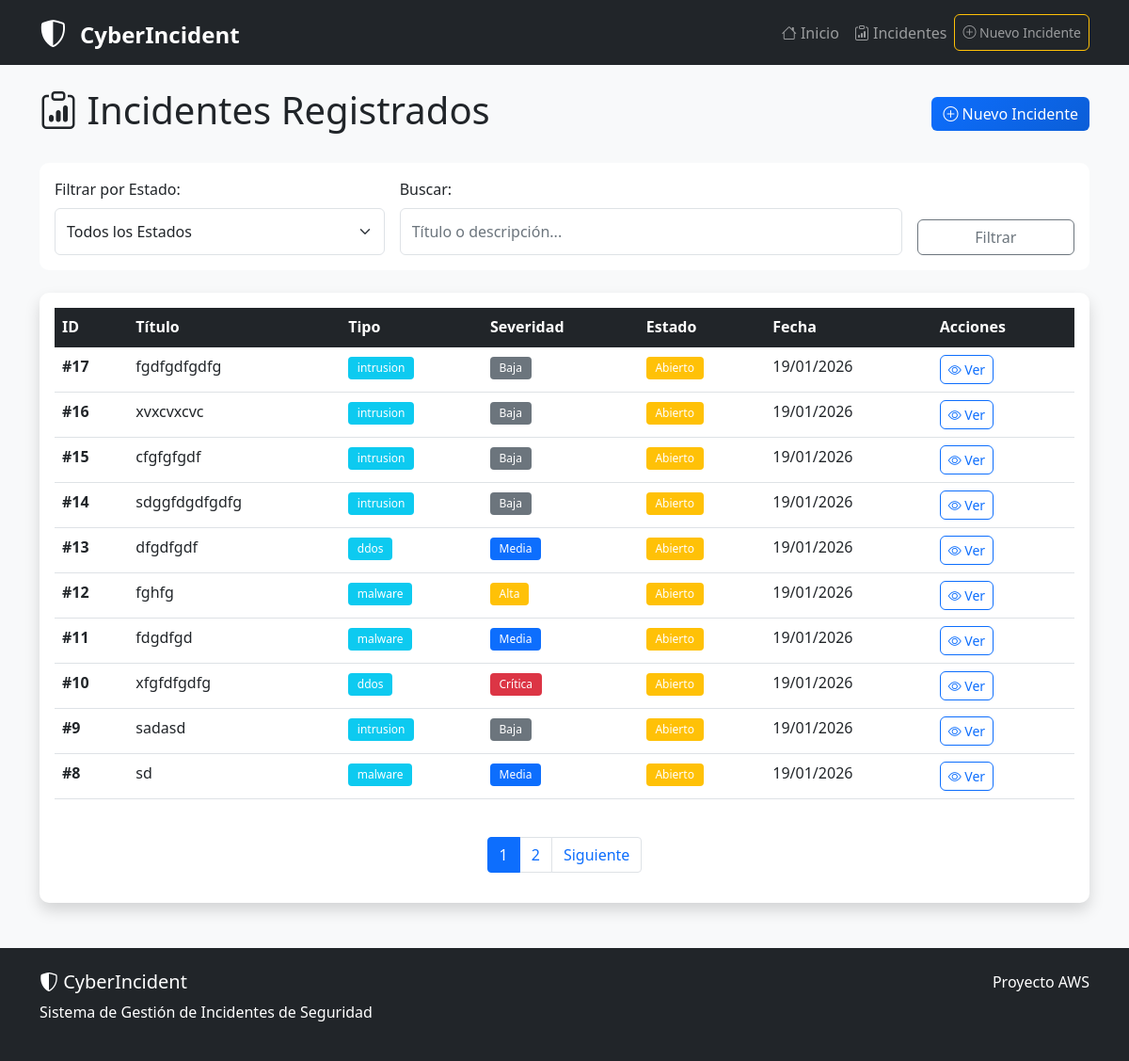
Before: /incidentes with the older database file.
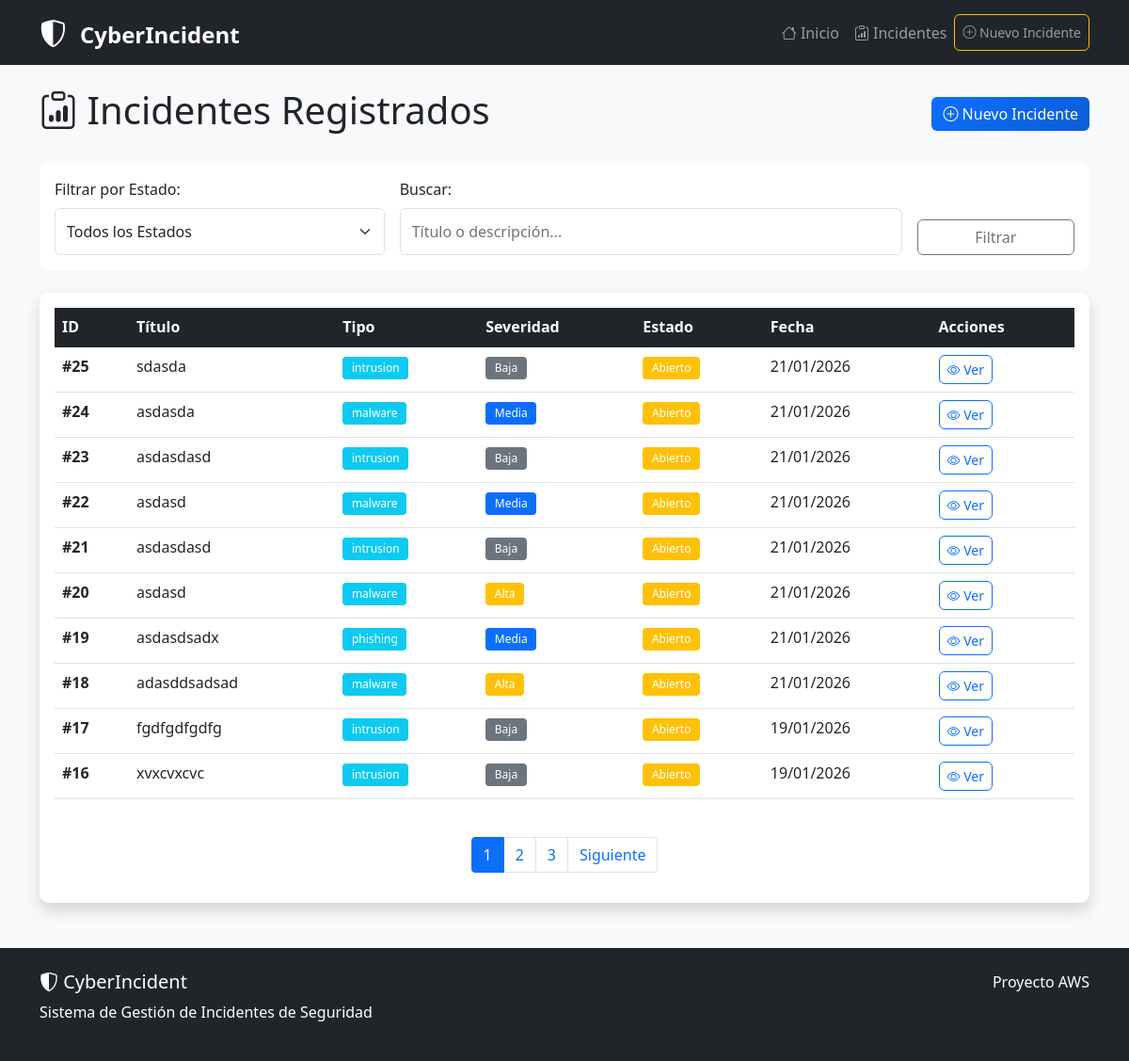
After: the same page with the newer database file.
### app.py (models this page shows)
class Incidente(db.Model):
    id = db.Column(db.Integer, primary_key=True)
    titulo = db.Column(db.String(200), nullable=False)
    descripcion = db.Column(db.Text, nullable=False)
    tipo = db.Column(db.String(50), nullable=False)
    severidad = db.Column(db.String(20), nullable=False)
    estado = db.Column(db.String(20), default='Abierto')
    fecha_creacion = db.Column(db.DateTime, default=datetime.utcnow)
    fecha_actualizacion = db.Column(db.DateTime, default=datetime.utcnow, onupdate=datetime.utcnow)
    usuario_reporta = db.Column(db.String(100))
    evidencias = db.relationship('Evidencia', backref='incidente', lazy=True, cascade='all, delete-orphan')

### app.py (the view)
@app.route('/incidentes')
def listar_incidentes():
    page = request.args.get('page', 1, type=int)
    estado_filter = request.args.get('estado', 'todos')
    query = Incidente.query
    if estado_filter != 'todos':
        query = query.filter_by(estado=estado_filter)
    incidentes = query.order_by(Incidente.fecha_creacion.desc()).paginate(
        page=page, per_page=10, error_out=False
    )
    return render_template('incidentes.html',
                         incidentes=incidentes,
                         estado_filter=estado_filter)

### templates/incidentes.html (shortened to what the changed rows need)
{% extends "base.html" %}
{% block content %}
<div class="d-flex justify-content-between align-items-center mb-4">
    <h1><i class="bi bi-clipboard-data"></i> Incidentes Registrados</h1>
</div>
<div class="card shadow">
    <div class="card-body">
        <div class="table-responsive">
            <table class="table table-hover">
                <thead class="table-dark">
                    <tr>
                        <th>ID</th>
                        <th>Título</th>
                        <th>Tipo</th>
                        <th>Severidad</th>
                        <th>Estado</th>
                        <th>Fecha</th>
                        <th>Acciones</th>
                    </tr>
                </thead>
                <tbody>
                    {% for incidente in incidentes.items %}
                    <tr>
                        <td><strong>#{{ incidente.id }}</strong></td>
                        <td>{{ incidente.titulo[:50] }}{% if incidente.titulo|length > 50 %}...{% endif %}</td>
                        <td>
                            <span class="badge bg-info">
                                {{ incidente.tipo }}
                            </span>
                        </td>
                        <td>
                            {% if incidente.severidad == 'critica' %}
                            <span class="badge bg-danger">Crítica</span>
                            {% elif incidente.severidad == 'alta' %}
                            <span class="badge bg-warning">Alta</span>
                            {% elif incidente.severidad == 'media' %}
                            <span class="badge bg-primary">Media</span>
                            {% else %}
                            <span class="badge bg-secondary">Baja</span>
                            {% endif %}
                        </td>
                        <td>
                            {% if incidente.estado == 'Abierto' %}
                            <span class="badge bg-warning">Abierto</span>
                            {% elif incidente.estado == 'En Investigación' %}
                            <span class="badge bg-info">En Investigación</span>
                            {% elif incidente.estado == 'Resuelto' %}
                            <span class="badge bg-success">Resuelto</span>
                            {% else %}
                            <span class="badge bg-secondary">Cerrado</span>
                            {% endif %}
                        </td>
                        <td>{{ incidente.fecha_creacion.strftime('%d/%m/%Y') }}</td>
                        <td>
                            <a href="{{ url_for('detalle_incidente', id=incidente.id) }}"
                               class="btn btn-sm btn-outline-primary">
                                <i class="bi bi-eye"></i> Ver
                            </a>
                        </td>
                    </tr>
                    {% endfor %}
                </tbody>
            </table>
        </div>
        {% if incidentes.pages > 1 %}
        <nav aria-label="Page navigation" class="mt-4">
            <ul class="pagination justify-content-center">
                {% for page_num in incidentes.iter_pages(left_edge=2, left_current=2, right_current=2, right_edge=2) %}
                    {% if page_num %}
                        <li class="page-item {% if page_num == incidentes.page %}active{% endif %}">
                            <a class="page-link" href="{{ url_for('listar_incidentes', page=page_num, estado=estado_filter) }}">
                                {{ page_num }}
                            </a>
                        </li>
                    {% else %}
                        <li class="page-item disabled"><span class="page-link">...</span></li>
                    {% endif %}
                {% endfor %}
            </ul>
        </nav>
        {% endif %}
    </div>
</div>
{% endblock %}

Changed rows visible on the page:
no longer on this page (row unchanged): Incidente: id "15", titulo "cfgfgfgdf", tipo "intrusion", severidad "Baja", estado "Abierto", fecha_creacion "19/01/2026"
no longer on this page (row unchanged): Incidente: id "14", titulo "sdggfdgdfgdfg", tipo "intrusion", severidad "Baja", estado "Abierto", fecha_creacion "19/01/2026"
no longer on this page (row unchanged): Incidente: id "13", titulo "dfgdfgdf", tipo "ddos", severidad "Media", estado "Abierto", fecha_creacion "19/01/2026"
no longer on this page (row unchanged): Incidente: id "12", titulo "fghfg", tipo "malware", severidad "Alta", estado "Abierto", fecha_creacion "19/01/2026"
no longer on this page (row unchanged): Incidente: id "11", titulo "fdgdfgd", tipo "malware", severidad "Media", estado "Abierto", fecha_creacion "19/01/2026"
no longer on this page (row unchanged): Incidente: id "10", titulo "xfgfdfgdfg", tipo "ddos", severidad "Crítica", estado "Abierto", fecha_creacion "19/01/2026"
no longer on this page (row unchanged): Incidente: id "9", titulo "sadasd", tipo "intrusion", severidad "Baja", estado "Abierto", fecha_creacion "19/01/2026"
no longer on this page (row unchanged): Incidente: id "8", titulo "sd", tipo "malware", severidad "Media", estado "Abierto", fecha_creacion "19/01/2026"
added Incidente: id "25", titulo "sdasda", tipo "intrusion", severidad "Baja", estado "Abierto", fecha_creacion "21/01/2026"
added Incidente: id "24", titulo "asdasda", tipo "malware", severidad "Media", estado "Abierto", fecha_creacion "21/01/2026"
added Incidente: id "23", titulo "asdasdasd", tipo "intrusion", severidad "Baja", estado "Abierto", fecha_creacion "21/01/2026"
added Incidente: id "22", titulo "asdasd", tipo "malware", severidad "Media", estado "Abierto", fecha_creacion "21/01/2026"
added Incidente: id "21", titulo "asdasdasd", tipo "intrusion", severidad "Baja", estado "Abierto", fecha_creacion "21/01/2026"
added Incidente: id "20", titulo "asdasd", tipo "malware", severidad "Alta", estado "Abierto", fecha_creacion "21/01/2026"
added Incidente: id "19", titulo "asdasdsadx", tipo "phishing", severidad "Media", estado "Abierto", fecha_creacion "21/01/2026"
added Incidente: id "18", titulo "adasddsadsad", tipo "malware", severidad "Alta", estado "Abierto", fecha_creacion "21/01/2026"
Other visible differences:
new list line: "3"
